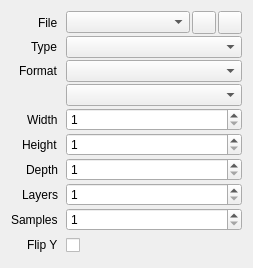
<?xml version="1.0" encoding="UTF-8"?>
<ui version="4.0">
 <class>TextureProperties</class>
 <widget class="QWidget" name="TextureProperties">
  <property name="geometry">
   <rect>
    <x>0</x>
    <y>0</y>
    <width>253</width>
    <height>264</height>
   </rect>
  </property>
  <layout class="QVBoxLayout" name="verticalLayout">
   <item>
    <layout class="QFormLayout" name="formLayout">
     <property name="labelAlignment">
      <set>Qt::AlignRight|Qt::AlignTrailing|Qt::AlignVCenter</set>
     </property>
     <property name="horizontalSpacing">
      <number>8</number>
     </property>
     <property name="verticalSpacing">
      <number>2</number>
     </property>
     <item row="0" column="0">
      <widget class="QLabel" name="labelFile">
       <property name="text">
        <string>File</string>
       </property>
      </widget>
     </item>
     <item row="0" column="1">
      <widget class="QWidget" name="widgetFile" native="true">
       <layout class="QHBoxLayout" name="horizontalLayout_7">
        <property name="spacing">
         <number>2</number>
        </property>
        <property name="leftMargin">
         <number>0</number>
        </property>
        <property name="topMargin">
         <number>0</number>
        </property>
        <property name="rightMargin">
         <number>0</number>
        </property>
        <property name="bottomMargin">
         <number>0</number>
        </property>
        <item>
         <widget class="ReferenceComboBox" name="file"/>
        </item>
        <item>
         <widget class="QToolButton" name="fileNew">
          <property name="icon">
           <iconset resource="../resources.qrc">
            <normaloff>:/images/16x16/document-new.png</normaloff>:/images/16x16/document-new.png</iconset>
          </property>
          <property name="iconSize">
           <size>
            <width>16</width>
            <height>16</height>
           </size>
          </property>
         </widget>
        </item>
        <item>
         <widget class="QToolButton" name="fileBrowse">
          <property name="icon">
           <iconset resource="../resources.qrc">
            <normaloff>:/images/16x16/document-open.png</normaloff>:/images/16x16/document-open.png</iconset>
          </property>
          <property name="iconSize">
           <size>
            <width>16</width>
            <height>16</height>
           </size>
          </property>
         </widget>
        </item>
       </layout>
      </widget>
     </item>
     <item row="1" column="0">
      <widget class="QLabel" name="labelTarget">
       <property name="sizePolicy">
        <sizepolicy hsizetype="Maximum" vsizetype="Preferred">
         <horstretch>0</horstretch>
         <verstretch>0</verstretch>
        </sizepolicy>
       </property>
       <property name="text">
        <string>Type</string>
       </property>
      </widget>
     </item>
     <item row="1" column="1">
      <widget class="DataComboBox" name="target"/>
     </item>
     <item row="2" column="0">
      <widget class="QLabel" name="labelFormat">
       <property name="text">
        <string>Format</string>
       </property>
      </widget>
     </item>
     <item row="2" column="1">
      <widget class="DataComboBox" name="formatType"/>
     </item>
     <item row="3" column="1">
      <widget class="DataComboBox" name="formatData"/>
     </item>
     <item row="4" column="0">
      <widget class="QLabel" name="labelWidth">
       <property name="text">
        <string>Width</string>
       </property>
      </widget>
     </item>
     <item row="4" column="1">
      <widget class="QSpinBox" name="width">
       <property name="minimum">
        <number>1</number>
       </property>
       <property name="maximum">
        <number>65536</number>
       </property>
      </widget>
     </item>
     <item row="5" column="0">
      <widget class="QLabel" name="labelHeight">
       <property name="text">
        <string>Height</string>
       </property>
      </widget>
     </item>
     <item row="5" column="1">
      <widget class="QSpinBox" name="height">
       <property name="minimum">
        <number>1</number>
       </property>
       <property name="maximum">
        <number>65536</number>
       </property>
      </widget>
     </item>
     <item row="6" column="0">
      <widget class="QLabel" name="labelDepth">
       <property name="text">
        <string>Depth</string>
       </property>
      </widget>
     </item>
     <item row="6" column="1">
      <widget class="QSpinBox" name="depth">
       <property name="minimum">
        <number>1</number>
       </property>
       <property name="maximum">
        <number>65536</number>
       </property>
      </widget>
     </item>
     <item row="9" column="0">
      <widget class="QLabel" name="labelFlipY">
       <property name="text">
        <string>Flip Y</string>
       </property>
      </widget>
     </item>
     <item row="9" column="1">
      <widget class="QCheckBox" name="flipY">
       <property name="minimumSize">
        <size>
         <width>0</width>
         <height>24</height>
        </size>
       </property>
       <property name="text">
        <string/>
       </property>
      </widget>
     </item>
     <item row="8" column="0">
      <widget class="QLabel" name="labelSamples">
       <property name="text">
        <string>Samples</string>
       </property>
      </widget>
     </item>
     <item row="8" column="1">
      <widget class="QSpinBox" name="samples">
       <property name="minimum">
        <number>1</number>
       </property>
       <property name="maximum">
        <number>256</number>
       </property>
      </widget>
     </item>
     <item row="7" column="0">
      <widget class="QLabel" name="labelLayers">
       <property name="text">
        <string>Layers</string>
       </property>
      </widget>
     </item>
     <item row="7" column="1">
      <widget class="QSpinBox" name="layers">
       <property name="minimum">
        <number>1</number>
       </property>
       <property name="maximum">
        <number>256</number>
       </property>
      </widget>
     </item>
    </layout>
   </item>
  </layout>
 </widget>
 <customwidgets>
  <customwidget>
   <class>DataComboBox</class>
   <extends>QComboBox</extends>
   <header>session/DataComboBox.h</header>
  </customwidget>
  <customwidget>
   <class>ReferenceComboBox</class>
   <extends>QComboBox</extends>
   <header>session/ReferenceComboBox.h</header>
  </customwidget>
 </customwidgets>
 <resources>
  <include location="../resources.qrc"/>
 </resources>
 <connections/>
</ui>
